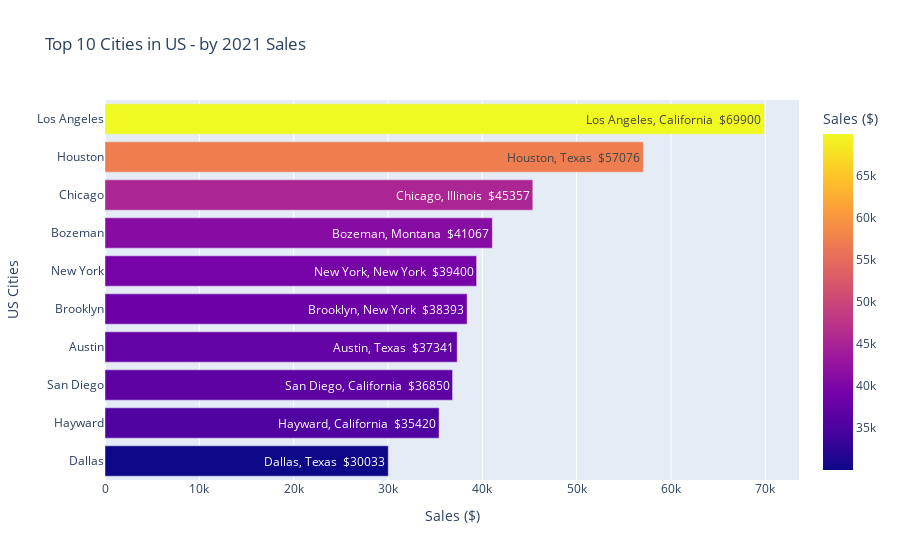

The notebook cell this image was saved under:
### Code cell
fig = px.bar(df_top_10_cities, y='billing_city',
             x='sum',
             orientation='h',
             color="sum",
             text=df_top_10_cities['text'],
             labels={"sum": "Sales ($)","billing_city":'US Cities'}, 
             title="Top 10 Cities in US - by 2021 Sales")
fig.update_traces(textposition='inside')
fig.show()

### Figure 1 — Plotly figure (JSON) as saved in the notebook; plotly's stock layout.template omitted (floating-point values rounded to 4 significant figures)
{"data": [{"alignmentgroup": "True", "hovertemplate": "Sales ($)=%{marker.color}<br>US Cities=%{y}<br>text=%{text}<extra></extra>", "legendgroup": "", "marker": {"color": [30033, 35420, 36850, 37341, 38393, 39400, 41067, 45357, 57076, 69900], "coloraxis": "coloraxis", "pattern": {"shape": ""}}, "name": "", "offsetgroup": "", "orientation": "h", "showlegend": false, "text": ["Dallas, Texas  $30033", "Hayward, California  $35420", "San Diego, California  $36850", "Austin, Texas  $37341", "Brooklyn, New York  $38393", "New York, New York  $39400", "Bozeman, Montana  $41067", "Chicago, Illinois  $45357", "Houston, Texas  $57076", "Los Angeles, California  $69900"], "textposition": "inside", "type": "bar", "x": [30033, 35420, 36850, 37341, 38393, 39400, 41067, 45357, 57076, 69900], "xaxis": "x", "y": ["Dallas", "Hayward", "San Diego", "Austin", "Brooklyn", "New York", "Bozeman", "Chicago", "Houston", "Los Angeles"], "yaxis": "y"}], "layout": {"barmode": "relative", "coloraxis": {"colorbar": {"title": {"text": "Sales ($)"}}, "colorscale": [[0, "#0d0887"], [0.1111, "#46039f"], [0.2222, "#7201a8"], [0.3333, "#9c179e"], [0.4444, "#bd3786"], [0.5556, "#d8576b"], [0.6667, "#ed7953"], [0.7778, "#fb9f3a"], [0.8889, "#fdca26"], [1, "#f0f921"]]}, "legend": {"tracegroupgap": 0}, "title": {"text": "Top 10 Cities in US - by 2021 Sales"}, "xaxis": {"anchor": "y", "domain": [0, 1], "title": {"text": "Sales ($)"}}, "yaxis": {"anchor": "x", "domain": [0, 1], "title": {"text": "US Cities"}}}}
